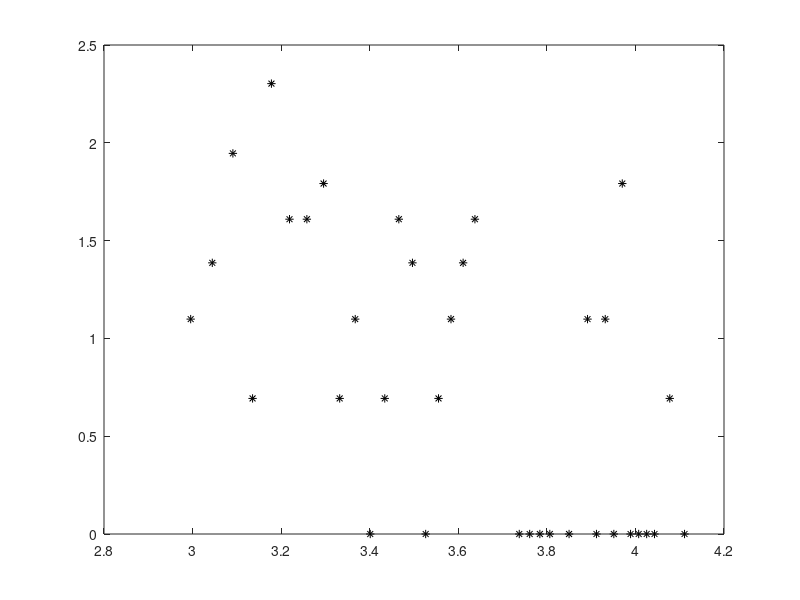

The MATLAB script that drew this image:
dim=100;
SW=[0 1 1; 1 0 1; 1 1 0];
SW=sparse(SW);

kmedio=(dim-1)/4;%%%%%%%%%%%%%%%%%%%%%%%%%%%%%%%%%%%%%%%%%%%%%%
for j=(length(SW)+1):dim
    z=full(sum(SW));
    zc=cumsum(z/sum(z));
    for jj=1:kmedio
    a1=find((zc-rand)>0);
    SW(j,a1(1))=1;
    SW(a1(1),j)=1;
    end
end
z=full(sum(SW));
edges=dim*kmedio;
grmin=min(z);
grmax=max(z);

for i=grmin:grmax
    pf(i)=sum(z==i);
    if pf(i)>0
        grad(i)=i;
    end
end


set(figure)
plot(log(grad(pf>0)),log(pf(pf>0)),'k*')

